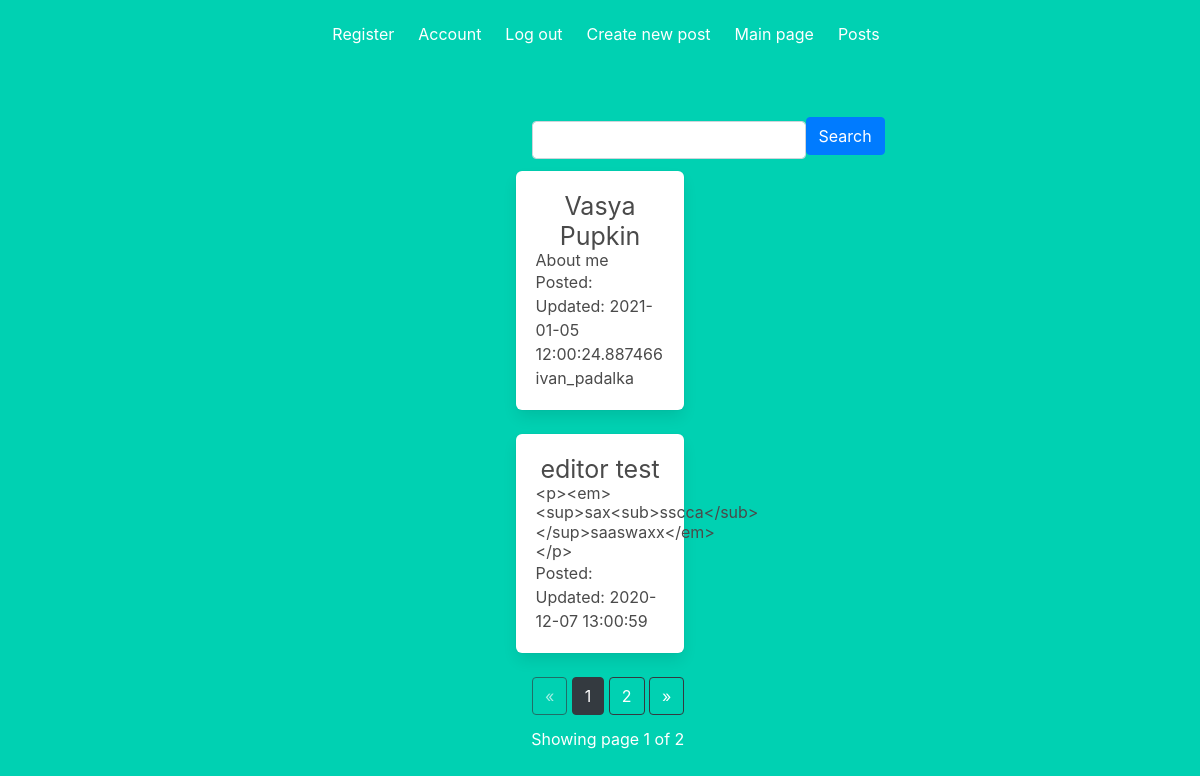
Page /posts (signed in) on the committed database.
### app/models.py (models this page shows, shortened)
class Post(db.Model):
    id = db.Column(db.Integer, primary_key=True)
    title = db.Column(db.String(100))
    body = db.Column(db.String(140))
    timestamp = db.Column(db.DateTime, index=True, default=dt.utcnow)
    updatetime = db.Column(db.DateTime, default=dt.utcnow)
    user_id = db.Column(db.Integer, db.ForeignKey('user.id'))

class User(db.Model, UserMixin):
    id = db.Column(db.Integer, primary_key=True)
    username = db.Column(db.String(64), index=True, unique=True)
    email = db.Column(db.String(120), index=True, unique=True)
    password_hash = db.Column(db.String(128))
    posts = db.relationship('Post', backref='author', lazy='dynamic')
    image_file = db.Column(db.String(20), nullable=False, default='default.jpg')
    about_me = db.Column(db.String(140))
    last_seen = db.Column(db.DateTime, default=dt.utcnow)
    admin = db.Column(db.Boolean, default=False)

### app/blueprints/post/views.py (the view)
@post_blueprint.route('/posts',methods=['GET', 'POST'])
def posts():
    q = request.args.get('q')
    if q:
        posts = Post.query.filter(Post.title.contains(q) | Post.body.contains(q))
    else:
        posts = Post.query.order_by(Post.timestamp.desc())
    page = request.args.get('page', 1, type=int)
    posts = posts.paginate(page=page, per_page=ROWS_PER_PAGE)
    return render_template('post/posts.html', posts=posts, q=q)

### app/models.py (called while the page is built)
@login.user_loader
def load_user(id):
    return User.query.get(int(id))

### app/blueprints/post/templates/post/posts.html (shortened to what this page needs)
{% extends "layout.html" %}
{% block content %}
<div class="column is-4 is-offset-4">
    <form class="form-inline">
        <div class="form-group mx-sm-3 mb-2">
            <input class="form-control" type='text', name='q',  >
                <button type='submit' class="btn btn-primary mb-2"> Search</button>
        </div>
    </form>
    {% for post in posts.items %}
   <div class="box">
       <div class="text-center">
           <h1 style="font-size: 25px;" >{{post.title}}</h1>
           <h5 style="text-align: left;">{{post.body}}</h5>
           <inline><p style="text-align: left;"> Posted: </p></inline>
           <inline><p style="text-align: left;">Updated: {{post.updatetime}}</p></inline>
           <inline><p style="text-align: left;"> {{post.author.username}} </p></inline>
      </div>
   </div>
    {% endfor %}
<div class="text-right">
  <a href="{{ url_for('posts.posts', page=posts.prev_num, q=q) }}"
     class="btn btn-outline-dark
     {% if posts.page == 1 %}disabled{% endif %}">
      &laquo;
  </a>
  {% for page_num in posts.iter_pages(left_edge=1, right_edge=1, left_current=1, right_current=2) %}
{% if page_num %}
          {% if posts.page == page_num %}
          <a href="{{ url_for('posts.posts', page=page_num, q=q) }}"
             class="btn btn-dark">
              {{ page_num }}
          </a>
          {% else %}
          <a href="{{ url_for('posts.posts', page=page_num, q=q) }}"
             class="btn btn-outline-dark">
              {{ page_num }}
          </a>
          {% endif %}
      {% else %}
          ...
      {% endif %}
  {% endfor %}
  <a href="{{ url_for('posts.posts', page=posts.next_num, q=q) }}"
     class="btn btn-outline-dark
     {% if posts.page == posts.pages %}disabled{% endif %}">
      &raquo;
  </a>
</div>
<p class="text-right mt-3">
 Showing page {{ posts.page }} of {{ posts.pages }}
</p>
</div>
{% endblock %}

### app/static/css/main.css (style rules this page uses)
body { margin: 0; padding: 0; font-family: "Helvetica Neue", Helvetica, Arial, sans-serif; color: #444; }

### rows in the picture
Post: title "Vasya Pupkin", body "About me", updatetime "2021-01-05 12:00:24.887466", author.username "ivan_padalka"
Post: title "editor test", body "<p><em><sup>sax<sub>sscca</sub></sup>saaswaxx</em></p>", updatetime "2020-12-07 13:00:59"

### other values in the picture
{{ page_num }} "1"
{{ page_num }} "2"
{{ posts.page }} "1"
{{ posts.pages }} "2"
